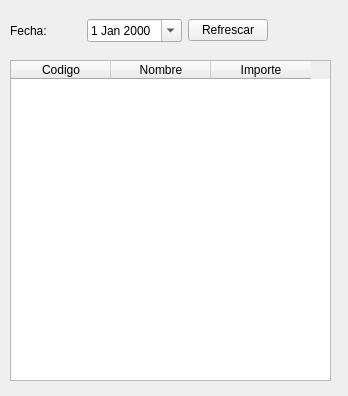
<?xml version="1.0" encoding="UTF-8"?>
<ui version="4.0">
 <class>Form</class>
 <widget class="QWidget" name="Form">
  <property name="geometry">
   <rect>
    <x>0</x>
    <y>0</y>
    <width>348</width>
    <height>396</height>
   </rect>
  </property>
  <property name="windowTitle">
   <string>Consulta de Egresos</string>
  </property>
  <widget class="QTableWidget" name="tableWidget">
   <property name="geometry">
    <rect>
     <x>10</x>
     <y>60</y>
     <width>321</width>
     <height>321</height>
    </rect>
   </property>
   <column>
    <property name="text">
     <string>Codigo</string>
    </property>
   </column>
   <column>
    <property name="text">
     <string>Nombre</string>
    </property>
   </column>
   <column>
    <property name="text">
     <string>Importe</string>
    </property>
   </column>
  </widget>
  <widget class="QWidget" name="horizontalLayoutWidget">
   <property name="geometry">
    <rect>
     <x>10</x>
     <y>10</y>
     <width>258</width>
     <height>41</height>
    </rect>
   </property>
   <layout class="QHBoxLayout" name="horizontalLayout">
    <item>
     <widget class="QLabel" name="label">
      <property name="text">
       <string>Fecha:</string>
      </property>
     </widget>
    </item>
    <item>
     <widget class="QDateEdit" name="dateEdit">
      <property name="calendarPopup">
       <bool>true</bool>
      </property>
     </widget>
    </item>
    <item>
     <widget class="QPushButton" name="pushButton">
      <property name="text">
       <string>Refrescar</string>
      </property>
     </widget>
    </item>
   </layout>
  </widget>
 </widget>
 <resources/>
 <connections>
  <connection>
   <sender>dateEdit</sender>
   <signal>dateChanged(QDate)</signal>
   <receiver>Form</receiver>
   <slot>search_expenses(QDate)</slot>
   <hints>
    <hint type="sourcelabel">
     <x>116</x>
     <y>29</y>
    </hint>
    <hint type="destinationlabel">
     <x>173</x>
     <y>197</y>
    </hint>
   </hints>
  </connection>
  <connection>
   <sender>pushButton</sender>
   <signal>clicked()</signal>
   <receiver>Form</receiver>
   <slot>consult_expenses()</slot>
   <hints>
    <hint type="sourcelabel">
     <x>226</x>
     <y>30</y>
    </hint>
    <hint type="destinationlabel">
     <x>173</x>
     <y>197</y>
    </hint>
   </hints>
  </connection>
 </connections>
 <slots>
  <slot>search_expenses(QDate)</slot>
  <slot>consult_expenses()</slot>
 </slots>
</ui>
